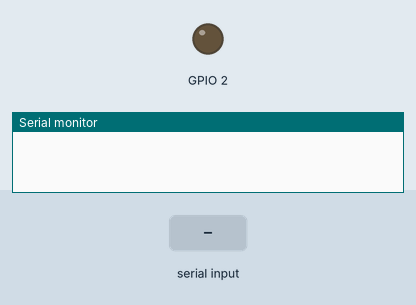
Bench run of a sketch on a simulated ESP8266 (NodeMCU). Shown: output pins drawn as LEDs (lit = HIGH, except the on-board LED, lit = LOW), the last lines printed to the serial monitor. The test bench sets the inputs (shaded band). WiFi joins after 1.5 s; servers stay silent unless stated.

Above: at 0.7 s.
At 2.7 s:
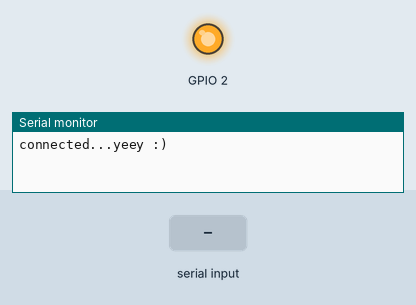
2.8 s: "reset" received over Serial
Timing chart, 0 to 5.8 s (numbered marks = the images above; inputs shaded):
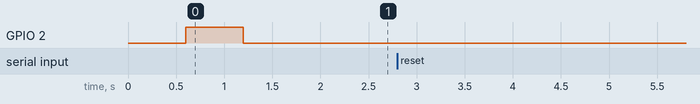

The sketch:

WIFI.ino
```cpp
#include <ESP8266WiFi.h>          //https://github.com/esp8266/Arduino

//needed for library
#include <DNSServer.h>
#include <ESP8266WebServer.h>
#include <WiFiManager.h>          //https://github.com/tzapu/WiFiManager

//for LED status
#include <Ticker.h>
Ticker ticker;
String incomingStr = "";
void tick()
{
  //toggle state
  int state = digitalRead(BUILTIN_LED);  // get the current state of GPIO1 pin
  digitalWrite(BUILTIN_LED, !state);     // set pin to the opposite state
}

//gets called when WiFiManager enters configuration mode
void configModeCallback (WiFiManager *myWiFiManager) {
  Serial.println("Entered config mode");
  Serial.println(WiFi.softAPIP());
  //if you used auto generated SSID, print it
  Serial.println(myWiFiManager->getConfigPortalSSID());
  //entered config mode, make led toggle faster
  ticker.attach(0.2, tick);
}
  //WiFiManager
  //Local intialization. Once its business is done, there is no need to keep it around
  WiFiManager wifiManager;
  //reset settings - for testing
  //wifiManager.resetSettings();
void setup() {
  // put your setup code here, to run once:
  Serial.begin(115200);

  //set led pin as output
  pinMode(BUILTIN_LED, OUTPUT);
  // start ticker with 0.5 because we start in AP mode and try to connect
  ticker.attach(0.6, tick);


  //set callback that gets called when connecting to previous WiFi fails, and enters Access Point mode
  wifiManager.setAPCallback(configModeCallback);

  //fetches ssid and pass and tries to connect
  //if it does not connect it starts an access point with the specified name
  //here  "GaganAmbiLight"
  //and goes into a blocking loop awaiting configuration
  wifiManager.setSTAStaticIPConfig(IPAddress(192,168,0,99), IPAddress(192,168,0,1), IPAddress(255,255,255,0));
  if (!wifiManager.autoConnect("GaganAmbiLight")) {
    Serial.println("failed to connect and hit timeout");
    //reset and try again, or maybe put it to deep sleep
    ESP.reset();
    delay(1000);
  }

  //if you get here you have connected to the WiFi
  Serial.println("connected...yeey :)");
  ticker.detach();
  //keep LED on
  digitalWrite(BUILTIN_LED, LOW);
}

void loop() {
  // put your main code here, to run repeatedly:
       if (Serial.available() > 0) {
              incomingStr = Serial.readString();
              incomingStr.trim();
              if (incomingStr.equals("reset")) {
                  Serial.print("Resetting......");
                  wifiManager.resetSettings();
              }
        }
}
```
